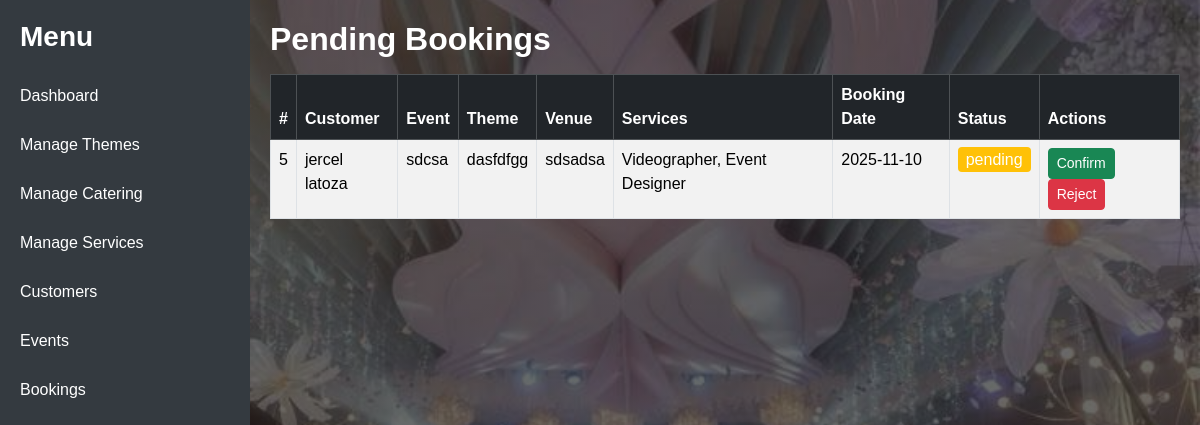
Page /php/bookings.php on the committed database.
### tables this page shows
CREATE TABLE `events` (
  `event_id` int(11) NOT NULL,
  `customer_id` int(11) NOT NULL,
  `event_name` varchar(100) NOT NULL,
  `event_date` date NOT NULL,
  `event_time` time NOT NULL,
  `venue_id` int(11) DEFAULT NULL,
  `theme_id` int(11) DEFAULT NULL,
  `status` enum('pending','confirmed','completed','cancelled') DEFAULT 'pending',
  `created_at` timestamp NOT NULL DEFAULT current_timestamp()
);

CREATE TABLE `users` (
  `user_id` int(11) NOT NULL,
  `full_name` varchar(100) NOT NULL,
  `email` varchar(100) NOT NULL,
  `password` varchar(255) NOT NULL,
  `role` enum('customer','admin','staff') NOT NULL,
  `contact_number` varchar(20) DEFAULT NULL,
  `created_at` timestamp NOT NULL DEFAULT current_timestamp(),
  `status` enum('active','inactive') DEFAULT 'active'
);

CREATE TABLE `themes` (
  `theme_id` int(11) NOT NULL,
  `theme_name` varchar(100) NOT NULL,
  `category` varchar(100) DEFAULT NULL,
  `description` text DEFAULT NULL,
  `price` decimal(10,2) NOT NULL
);

CREATE TABLE `venues` (
  `venue_id` int(11) NOT NULL,
  `venue_name` varchar(100) NOT NULL,
  `location` varchar(255) DEFAULT NULL,
  `capacity` int(11) DEFAULT NULL,
  `price` decimal(10,2) NOT NULL
);

### php/bookings.php (the view, shortened to what this page needs)
<?php
$conn = new PDO("mysql:host=localhost;dbname=event_management", "root", "");
$conn->setAttribute(PDO::ATTR_ERRMODE, PDO::ERRMODE_EXCEPTION);
$sql = "
    SELECT
        e.event_id,
        e.event_name,
        u.full_name AS customer,
        t.theme_name,
        v2.venue_name,
        e.event_date AS booking_date,
        e.status,
        GROUP_CONCAT(s.service_name SEPARATOR ', ') AS services
    FROM events e
    JOIN users u ON e.customer_id = u.user_id
    LEFT JOIN themes t ON e.theme_id = t.theme_id
    LEFT JOIN venues v2 ON e.venue_id = v2.venue_id
    LEFT JOIN event_services es ON e.event_id = es.event_id
    LEFT JOIN services s ON es.service_id = s.service_id
    WHERE e.status = 'Pending'
    GROUP BY e.event_id
    ORDER BY e.event_date DESC
";
$bookings = $conn->query($sql)->fetchAll(PDO::FETCH_ASSOC);
?>
<!DOCTYPE html>
<html lang="en">
<head>
    <link rel="stylesheet" href="../bootstrap/bootstrap.css">
</head>
<body>
    <div class="sidebar">
        <h3>Menu</h3>
        <a href="admin_dashboard.php">Dashboard</a>
        <a href="themes.php">Manage Themes</a>
        <a href="catering.php">Manage Catering</a>
        <a href="services.php">Manage Services</a>
        <a href="customers.php">Customers</a>
        <a href="events.php">Events</a>
        <a href="bookings.php">Bookings</a>
    </div>
    <div class="container">
        <h2>Pending Bookings</h2>
        <?php if(count($bookings) === 0): ?>
            <p style="color:white;">No pending bookings at the moment.</p>
        <?php else: ?>
        <table class="table table-striped table-bordered mt-3">
            <thead class="table-dark">
                <tr>
                    <th>#</th>
                    <th>Customer</th>
                    <th>Event</th>
                    <th>Theme</th>
                    <th>Venue</th>
                    <th>Services</th>
                    <th>Booking Date</th>
                    <th>Status</th>
                    <th>Actions</th>
                </tr>
            </thead>
            <tbody>
                <?php foreach($bookings as $booking): ?>
                <tr>
                    <td><?= htmlspecialchars($booking['event_id']) ?></td>
                    <td><?= htmlspecialchars($booking['customer']) ?></td>
                    <td><?= htmlspecialchars($booking['event_name']) ?></td>
                    <td><?= htmlspecialchars($booking['theme_name'] ?? '-') ?></td>
                    <td><?= htmlspecialchars($booking['venue_name'] ?? '-') ?></td>
                    <td><?= htmlspecialchars($booking['services'] ?? '-') ?></td>
                    <td><?= htmlspecialchars($booking['booking_date']) ?></td>
                    <td>
                        <span class="status-badge status-<?= strtolower($booking['status']) ?>">
                            <?= htmlspecialchars($booking['status']) ?>
                        </span>
                    </td>
                    <td>
                        <a href="update_booking_status.php?id=<?= $booking['event_id'] ?>&action=confirm" class="btn btn-success btn-sm">Confirm</a>
                        <a href="update_booking_status.php?id=<?= $booking['event_id'] ?>&action=cancel" class="btn btn-danger btn-sm">Reject</a>
                    </td>
                </tr>
                <?php endforeach; ?>
            </tbody>
        </table>
        <?php endif; ?>
    </div>
</body>
</html>

### php/bookings.php (style rules this page uses)
body { font-family: Arial; display: flex; background: linear-gradient(to left, rgba(6,6,6,0.6), rgba(6,6,6,0.6)), url('../img/hompage.jpeg') no-repeat center center; background-size: cover; }
.sidebar { width: 250px; background: #343a40; color: white; padding-top: 20px; height: 100vh; }
.sidebar h3 { padding-left: 20px; margin-bottom: 20px; font-weight: bolder; }
.sidebar a { display: block; color: white; padding: 10px 20px; margin-bottom: 5px; border-radius: 5px; text-decoration: none; }
.container { padding: 20px; flex: 1; }
.status-badge { padding: 4px 8px; border-radius: 4px; color: white; font-weight: 500; }
.status-pending { background-color: #ffc107; }
.container h2 { color:white; font-weight:bolder; }

### rows in the picture
events: event_id "5", customer.full_name "jercel latoza", event_name "sdcsa", theme.theme_name "dasfdfgg", venue.venue_name "sdsadsa", services "Videographer, Event Designer", event_date "2025-11-10", status "pending"
